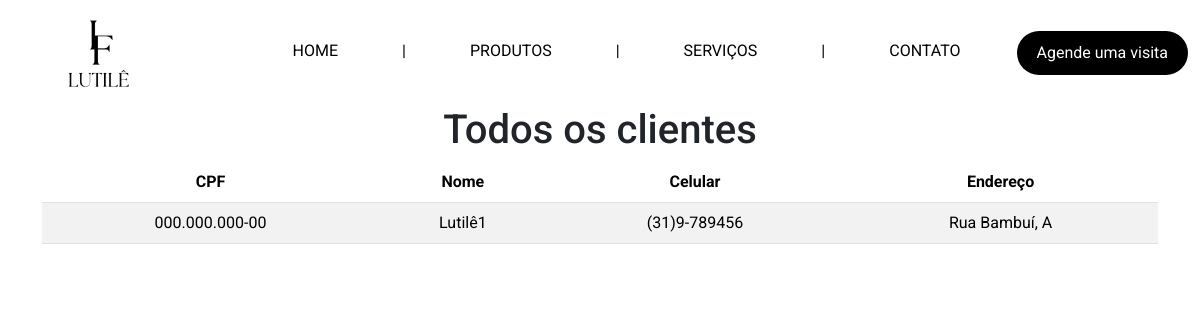
Page /admin/clientes on the earlier database version.
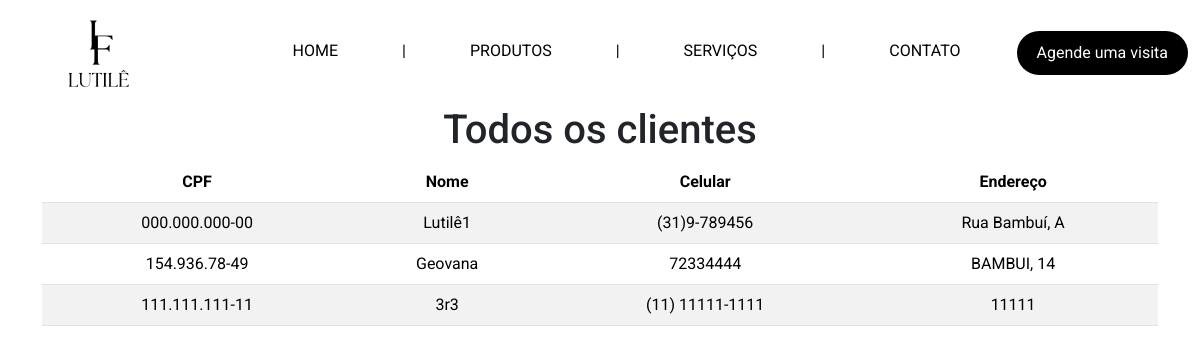
Same page on the later database version.
### tables this page shows
CREATE TABLE `cliente` (
  `cpf` VARCHAR(11) NOT NULL,
  `nome_cliente` VARCHAR(100) NOT NULL,
  `celular` VARCHAR(14) NOT NULL,
  `endereco` VARCHAR(100) NOT NULL,
  PRIMARY KEY (`cpf`)
);

### app.py (the view)
@app.route('/admin/clientes', methods=['GET'])
def clientes_admin():
    clientes = get_clientes()
    return render_template('html/pages/admin/clientes-admin.html', clientes=clientes)

### app.py (called while the page is built)
def get_connection():
    return sqlite3.connect('instance/salao_festas.db')

def get_clientes():
    with get_connection() as conn:
        cursor = conn.cursor()
        cursor.execute('SELECT * FROM cliente')
        clientes = cursor.fetchall()
        return clientes

@app.context_processor
def inject_active():
    def is_active(endpoint): #recebe o endpoint (rota) e verifica se é igual o endpoint atual, se for ele retorna a classeactive, se não retorna vazio
        return 'active' if request.endpoint == endpoint else ''
    return dict(is_active=is_active)

### templates/html/pages/admin/clientes-admin.html
{% extends 'base.html'%}
{% block content %}
<h1 class="text-center">Todos os clientes</h1>
<div class="container d-flex flex-column align-items-center">
    <table class="table table-striped">
        <thead>
          <tr>
            <th scope="col" class="text-center">CPF</th>
            <th scope="col" class="text-center">Nome</th>
            <th scope="col" class="text-center">Celular</th>
            <th scope="col" class="text-center">Endereço</th>
          </tr>
        </thead>
        <tbody>
          {% for cliente in clientes %}
          <tr>
              <td class="text-center">{{ cliente[0] }}</td>
              <td class="text-center">{{ cliente[1] }}</td>
              <td class="text-center">{{ cliente[2] }}</td>
              <td class="text-center">{{ cliente[3] }}</td>
          </tr>
          {% endfor %}
        </tbody>
      </table>
</div>
{% endblock %}

### templates/base.html (shortened to what this page needs)
<!DOCTYPE html>
<html lang="en">
<head>
    <link href="https://cdn.jsdelivr.net/npm/bootstrap@5.3.2/dist/css/bootstrap.min.css" rel="stylesheet">
    <link href="https://cdn.jsdelivr.net/npm/@fullcalendar/core@5.11.3/main.min.css" rel="stylesheet">
    <link href="https://cdn.jsdelivr.net/npm/@fullcalendar/daygrid@5.11.3/main.min.css" rel="stylesheet">
    <link href="https://cdn.jsdelivr.net/npm/bootstrap@5.3.2/dist/css/bootstrap.min.css" rel="stylesheet">
    <link rel="stylesheet" href="https://cdn.jsdelivr.net/npm/bootstrap-icons@1.10.5/font/bootstrap-icons.css">
    <link rel="stylesheet" href="{{ url_for('static', filename='style/style.css') }}">
    <link rel="stylesheet" href="https://code.jquery.com/ui/1.12.1/themes/base/jquery-ui.css">
</head>
<body>
    <header>
        <nav class="navbar navbar-expand-md" class="navbar">
            <div class="container-fluid">
                <a class="navbar-brand ms-5" href="{{url_for('home')}}">
                    <img src="{{ url_for('static', filename='imgs/logo.png') }}" alt="Salão de festas Lutilê" height="80">
                </a>
                <div class="collapse navbar-collapse" id="navbarNav">
                    <ul class="navbar-nav ms-auto">
                        {% if session.cpf %}
                            {% if session.cpf == '000.000.000-00' %}
                                <li class="nav-item dropdown me-5">
                                    <a class="nav-link dropdown-toggle" href="#" id="navbarDropdown" role="button" data-bs-toggle="dropdown" aria-expanded="false">
                                        {{ session.nome_cliente }}
                                    </a>
                                    <ul class="dropdown-menu dropdown-menu-end" aria-labelledby="navbarDropdown">
                                        <li><a class="dropdown-item" href="{{ url_for('dashboard_admin') }}">Tela inicial</a></li>
                                        <li><a class="dropdown-item" href="{{ url_for('perfil') }}">Perfil</a></li>
                                        <li><a class="dropdown-item" href="{{ url_for('agendamentos_admin') }}">Agendamentos</a></li>
                                        <li><a class="dropdown-item" href="{{ url_for('eventos_admin') }}">Eventos</a></li>
                                        <li><a class="dropdown-item" href="{{ url_for('clientes_admin') }}">Clientes</a></li>
                                        <li><a class="dropdown-item" href="{{ url_for('pagamentos_admin') }}">Pagamentos</a></li>
                                        <li><a class="dropdown-item" href="{{ url_for('kits_mobilia_admin') }}">Kits Mobília</a></li>
                                        <li><a class="dropdown-item" href="{{ url_for('parceiros_admin') }}">Parceiros</a></li>
                                        <li><hr class="dropdown-divider"></li>
                                        <li><a class="dropdown-item" href="{{ url_for('logout') }}">Logout</a></li>
                                    </ul>
                                </li>
                            {% else %}
                                <li class="nav-item dropdown me-5">
                                    <a class="nav-link dropdown-toggle" href="#" id="navbarDropdown" role="button" data-bs-toggle="dropdown" aria-expanded="false">
                                        {{ session.nome_cliente }}
                                    </a>
                                    <ul class="dropdown-menu dropdown-menu-end" aria-labelledby="navbarDropdown">
                                        <li><a class="dropdown-item" href="{{ url_for('dashboard_cliente') }}">Tela inicial</a></li>
                                        <li><a class="dropdown-item" href="{{ url_for('perfil') }}">Perfil</a></li>
                                        <li><a class="dropdown-item" href="{{ url_for('agendamentos_cliente') }}">Agendamentos</a></li>
                                        <li><a class="dropdown-item" href="{{ url_for('eventos_cliente') }}">Eventos</a></li>
                                        <li><hr class="dropdown-divider"></li>
                                        <li><a class="dropdown-item" href="{{ url_for('logout') }}">Logout</a></li>
                                    </ul>
                                </li>
                            {% endif %}
                        {% else %}
                        <li class="nav-item me-5 ms-5">
                            <a class="nav-link {{is_active('home')}}" aria-current="page" href="{{url_for('home')}}">HOME</a>
                        </li>
                        <span class = "separador nav-link">|</span>
                        <li class="nav-item me-5 ms-5">
                            <a class="nav-link {{is_active('login')}}" aria-current="page" href="{{url_for('produtos')}}">PRODUTOS</a>
                        </li>
                        <span class = "separador nav-link">|</span>
                        <li class="nav-item me-5 ms-5">
                            <a class="nav-link {{is_active('login')}}" aria-current="page" href="{{url_for('servicos')}}">SERVIÇOS</a>
                        </li>
                        <span class = "separador nav-link">|</span>
                        <li class="nav-item me-5 ms-5">
                            <a class="nav-link {{ is_active('login') }}" aria-current="page" href="{{ url_for('contato') }}">CONTATO</a>
                        </li>
                        <li class="nav-item">
                            <form action="{{url_for('login')}}" method="get">
                                <button class="nav-link button_agendar" type="submit">Agende uma visita</button>
                            </form>
                        </li>
                        {% endif %}
                </div>
            </div>
        </nav>
    </header>
    <main>
        {% block content %}
        {% endblock %}
    </main>
</body>
</html>

### static/style/style.css (style rules this page uses)
* { font-family: "Roboto", sans-serif !important; }
.navbar { background-color: #ffffff; color: #fff; }
.navbar a { color: #000000; }
.button_agendar { border-radius: 50px; background-color: #000000; color: #ffffff; padding: 10px !important; padding-left: 20px !important; padding-right: 20px !important; }
.separador { color: #000000; }
body { overflow-y: auto; }

Differences in the rows shown:
added cliente: cpf "154.936.78-49", nome_cliente "Geovana", celular "72334444", endereco "BAMBUI, 14"
added cliente: cpf "111.111.111-11", nome_cliente "3r3", celular "(11) 11111-1111", endereco "11111"
